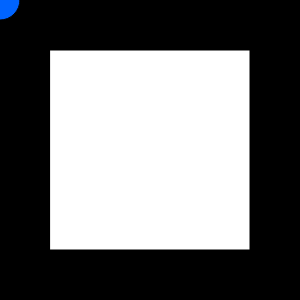
Frame 1 (no input)
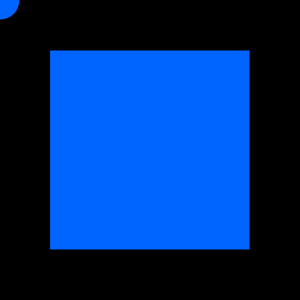
Frame 60 (no input)
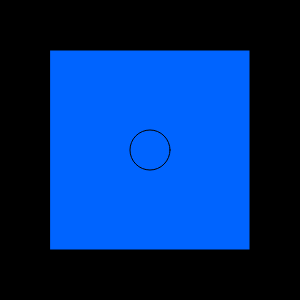
Frame 120 (the mouse pressed at the canvas centre since frame 60)

The p5.js sketch that drew these frames (run headless with seeded random() and noise() and a simulated clock; from frame 60 on, the mouse is pressed at the canvas centre):

// p5.js sketch
// ── sketch.js
// This is a comment! It won't be rendered.

//Setup happens once when you run the sketch
function setup() {
  //Create and size a canvas (w, h)
  createCanvas(300,300);
  //Print to console for debugging
  console.log("Working so far");
}

function draw() {
  
  //Draw a black background across the canvas
  background(0);
  
  //Draw a rectangle with parameters x,y,width,height
  rect(50,50,200,200);
  
  //Draw a circle that follows your mouse:
  fill(0,100,255);
  ellipse(mouseX,mouseY,40,40);
  
}

/* TRY:
- Deleting the background() code so the sketch never erases
- Changing the shape that you draw with
- Changing the colors
- Adding more shapes
- Setting the opacity of fill() using a fourth parameter
*/
